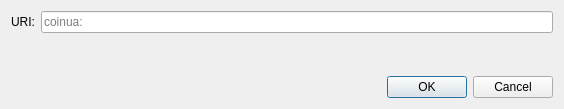
<?xml version="1.0" encoding="UTF-8"?>
<ui version="4.0">
 <class>OpenURIDialog</class>
 <widget class="QDialog" name="OpenURIDialog">
  <property name="geometry">
   <rect>
    <x>0</x>
    <y>0</y>
    <width>564</width>
    <height>109</height>
   </rect>
  </property>
  <property name="windowTitle">
   <string>Open coinua URI</string>
  </property>
  <layout class="QVBoxLayout" name="verticalLayout">
   <item>
    <layout class="QHBoxLayout" name="horizontalLayout">
     <item>
      <widget class="QLabel" name="label">
       <property name="text">
        <string>URI:</string>
       </property>
      </widget>
     </item>
     <item>
      <widget class="QValidatedLineEdit" name="uriEdit">
       <property name="placeholderText">
        <string notr="true">coinua:</string>
       </property>
      </widget>
     </item>
    </layout>
   </item>
   <item>
    <spacer name="verticalSpacer">
     <property name="orientation">
      <enum>Qt::Vertical</enum>
     </property>
     <property name="sizeHint" stdset="0">
      <size>
       <width>20</width>
       <height>40</height>
      </size>
     </property>
    </spacer>
   </item>
   <item>
    <widget class="QDialogButtonBox" name="buttonBox">
     <property name="orientation">
      <enum>Qt::Horizontal</enum>
     </property>
     <property name="standardButtons">
      <set>QDialogButtonBox::Cancel|QDialogButtonBox::Ok</set>
     </property>
    </widget>
   </item>
  </layout>
 </widget>
 <customwidgets>
  <customwidget>
   <class>QValidatedLineEdit</class>
   <extends>QLineEdit</extends>
   <header>qt/qvalidatedlineedit.h</header>
  </customwidget>
 </customwidgets>
 <resources/>
 <connections>
  <connection>
   <sender>buttonBox</sender>
   <signal>accepted()</signal>
   <receiver>OpenURIDialog</receiver>
   <slot>accept()</slot>
   <hints>
    <hint type="sourcelabel">
     <x>248</x>
     <y>254</y>
    </hint>
    <hint type="destinationlabel">
     <x>157</x>
     <y>274</y>
    </hint>
   </hints>
  </connection>
  <connection>
   <sender>buttonBox</sender>
   <signal>rejected()</signal>
   <receiver>OpenURIDialog</receiver>
   <slot>reject()</slot>
   <hints>
    <hint type="sourcelabel">
     <x>316</x>
     <y>260</y>
    </hint>
    <hint type="destinationlabel">
     <x>286</x>
     <y>274</y>
    </hint>
   </hints>
  </connection>
 </connections>
</ui>
